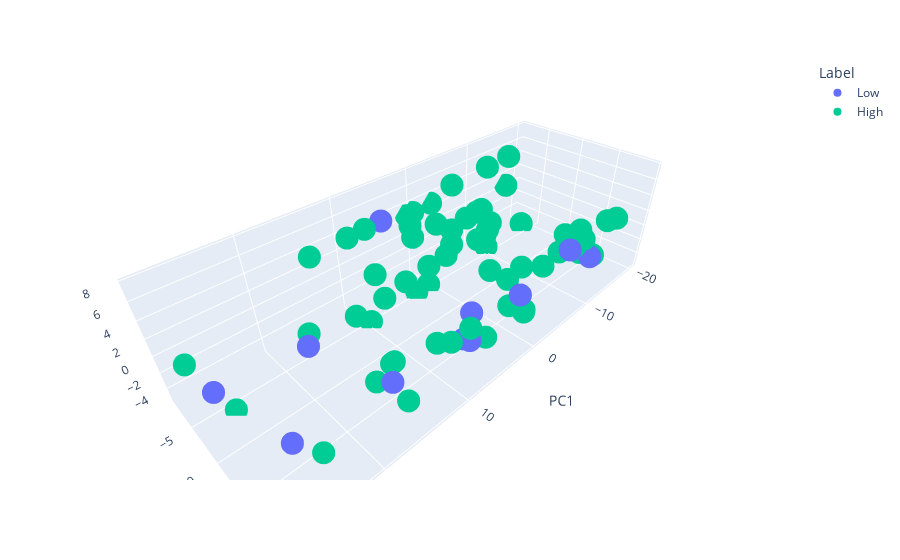

This figure's notebook cell:
### Code cell
plot_PCA_3D(pc_df, pca)

### Figure 1 — Plotly figure (JSON) as saved in the notebook; plotly's stock layout.template omitted (floating-point values rounded to 4 significant figures; data arrays with more than 128 entries replaced by an {"elided": "..."} marker saying what was removed)
{"data": [{"hovertemplate": "Label=Low<br>PC1=%{x}<br>PC2=%{y}<br>PC3=%{z}<extra></extra>", "legendgroup": "Low", "marker": {"color": "#636efa", "symbol": "circle"}, "mode": "markers", "name": "Low", "scene": "scene", "showlegend": true, "type": "scatter3d", "x": {"elided": "209 float values"}, "y": {"elided": "209 float values"}, "z": {"elided": "209 float values"}}, {"hovertemplate": "Label=High<br>PC1=%{x}<br>PC2=%{y}<br>PC3=%{z}<extra></extra>", "legendgroup": "High", "marker": {"color": "#00cc96", "symbol": "circle"}, "mode": "markers", "name": "High", "scene": "scene", "showlegend": true, "type": "scatter3d", "x": {"elided": "234 float values"}, "y": {"elided": "234 float values"}, "z": {"elided": "234 float values"}}], "layout": {"legend": {"title": {"text": "Label"}, "tracegroupgap": 0}, "margin": {"t": 60}, "scene": {"domain": {"x": [0, 1], "y": [0, 1]}, "xaxis": {"title": {"text": "PC1"}}, "yaxis": {"title": {"text": "PC2"}}, "zaxis": {"title": {"text": "PC3"}}}, "showlegend": true}}
